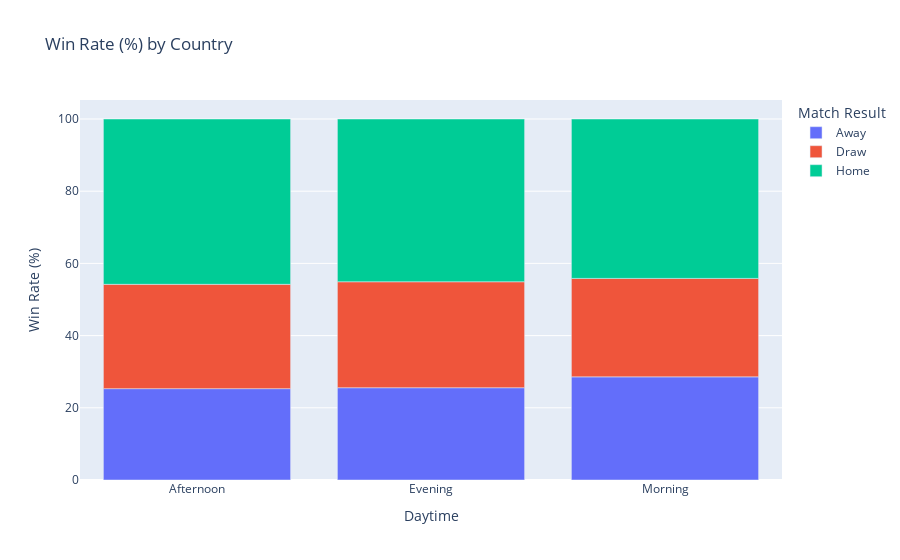

The cell this chart's notebook holds for it:
### Code cell
plot_winrate_barplot(df_date, var_x="date_day", label_x="Daytime")

### Figure 1 — Plotly figure (JSON) as saved in the notebook; plotly's stock layout.template omitted (floating-point values rounded to 4 significant figures)
{"data": [{"alignmentgroup": "True", "hovertemplate": "Match Result=Away<br>Daytime=%{x}<br>Win Rate (%)=%{y}<extra></extra>", "legendgroup": "Away", "marker": {"color": "#636efa"}, "name": "Away", "offsetgroup": "Away", "orientation": "v", "showlegend": true, "textposition": "auto", "type": "bar", "x": ["Afternoon", "Evening", "Morning"], "xaxis": "x", "y": [25.31, 25.57, 28.57], "yaxis": "y"}, {"alignmentgroup": "True", "hovertemplate": "Match Result=Draw<br>Daytime=%{x}<br>Win Rate (%)=%{y}<extra></extra>", "legendgroup": "Draw", "marker": {"color": "#EF553B"}, "name": "Draw", "offsetgroup": "Draw", "orientation": "v", "showlegend": true, "textposition": "auto", "type": "bar", "x": ["Afternoon", "Evening", "Morning"], "xaxis": "x", "y": [28.89, 29.35, 27.27], "yaxis": "y"}, {"alignmentgroup": "True", "hovertemplate": "Match Result=Home<br>Daytime=%{x}<br>Win Rate (%)=%{y}<extra></extra>", "legendgroup": "Home", "marker": {"color": "#00cc96"}, "name": "Home", "offsetgroup": "Home", "orientation": "v", "showlegend": true, "textposition": "auto", "type": "bar", "x": ["Afternoon", "Evening", "Morning"], "xaxis": "x", "y": [45.8, 45.08, 44.16], "yaxis": "y"}], "layout": {"barmode": "relative", "legend": {"title": {"text": "Match Result"}, "tracegroupgap": 0}, "title": {"text": "Win Rate (%) by Country"}, "xaxis": {"anchor": "y", "domain": [0, 1], "title": {"text": "Daytime"}}, "yaxis": {"anchor": "x", "domain": [0, 1], "title": {"text": "Win Rate (%)"}}}}
